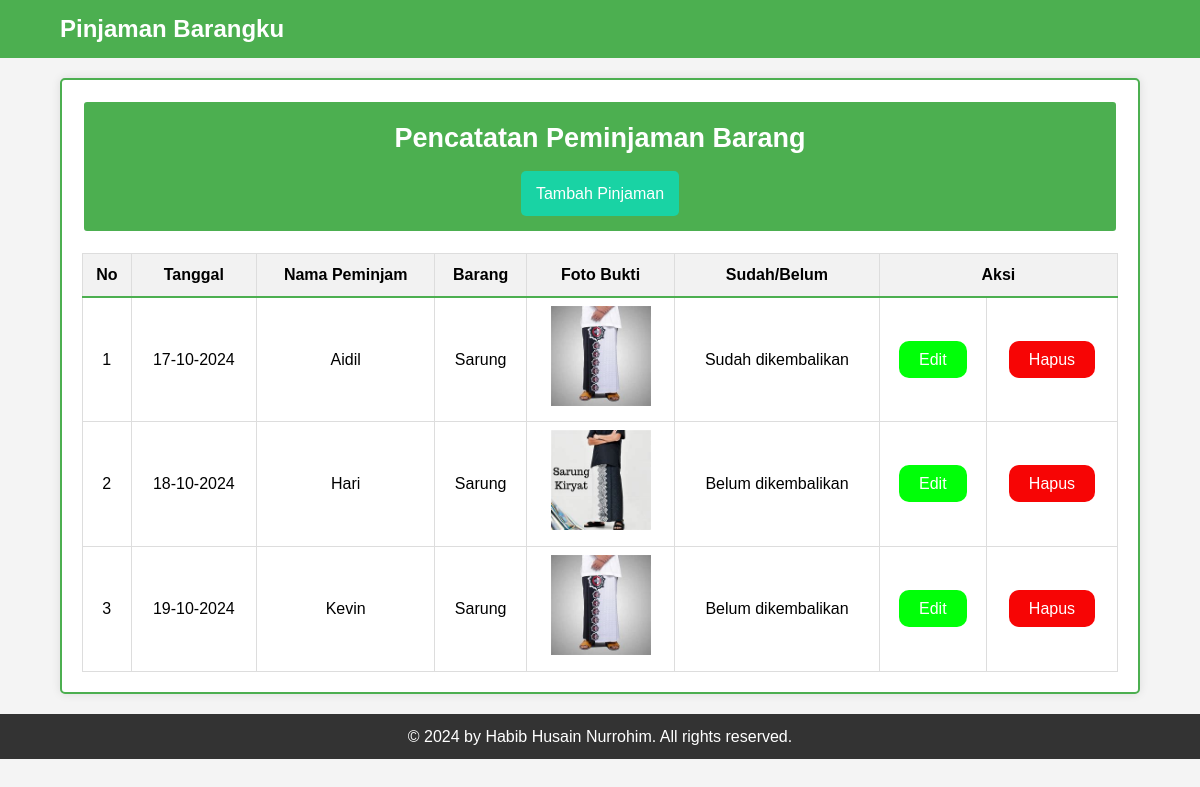
The page / on the database its author committed.
### tables this page shows
CREATE TABLE peminjaman_barang 
    (id INTEGER PRIMARY KEY AUTOINCREMENT, 
    nama_peminjam TEXT NOT NULL,
    barang TEXT NOT NULL, 
    foto TEXT NOT NULL, 
    sudah_belum TEXT NOT NULL, 
    tanggal TEXT NOT NULL );

### config.php (called while the page is built, shortened)
<?php
function database() {
    $db = new SQLite3(DB_ADD);
    return $db;
}

### functions.php (called while the page is built, shortened)
<?php
require "config.php";
function tampil_pinjaman_barang() {
    $tampil_pinjaman_barang = "SELECT * FROM " . TABLE_PEMINJAMAN;
    $tampil_pinjaman = database()->query($tampil_pinjaman_barang);
    $tampil = [];
    while($row = $tampil_pinjaman->fetchArray()) {
        $tampil[]=$row;
    }
    return $tampil;
}

### index.php (the view, shortened to what this page needs)
<?php
require "functions.php";
?>
<!DOCTYPE html>
<html lang="en">
<head>
    <link rel="stylesheet" href="css/style.css">
</head>
<body>
    <header class="navbar-header">
        <nav>
            <div class="navbar">
                <h1>Pinjaman Barangku</h1>
            </div>
        </nav>
    </header>
    <section>
        <div class="container">
            <div class="container-judul">
                <h2>Pencatatan Peminjaman Barang</h2>
                <a href="tambah_pinjaman.php">Tambah Pinjaman</a>
            </div>
            <div class="table">
            <table>
                <thead>
                    <tr>
                        <th>No</th>
                        <th>Tanggal</th>
                        <th>Nama Peminjam</th>
                        <th>Barang</th>
                        <th>Foto Bukti</th>
                        <th>Sudah/Belum</th>
                        <th colspan=2>Aksi</th>
                    </tr>
                </thead>
                <tbody>
                    <?php
                    $tampil = tampil_pinjaman_barang();
                    $no=1;
                    foreach ($tampil as $row):
                    ?>
                    <tr>
                        <td><?php echo $no; ?></td>
                        <td><?php echo date('d-m-Y',strtotime($row['tanggal'])); ?></td>
                        <td><?php echo $row['nama_peminjam']; ?></td>
                        <td><?php echo $row['barang']; ?></td>
                        <td><img src="image/<?php echo $row['foto']; ?>" alt="Foto Bukti"></td>
                        <td><?php echo $row['sudah_belum']; ?></td>
                        <td><a href="edit_pinjaman.php?id=<?php echo $row['id']; ?>">Edit</a></td>
                        <td><a href="hapus_pinjaman.php?id=<?php echo $row['id']; ?>" onclick="return confirm('Yakin Mau Hapus Data Pinjaman Ini???')">Hapus</a></td>
                    </tr>
                    <?php
                    $no++;
                    endforeach;
                    ?>
                </tbody>
            </table>
            </div>
        </div>
    </section>
    <footer>
        <p>&copy; 2024 by Habib Husain Nurrohim. All rights reserved.</p>
    </footer>
</body>
</html>

### css/style.css (style rules this page uses)
* { margin: 0; padding: 0; box-sizing: border-box; }
body { font-family: Arial, sans-serif; background-color: #f4f4f4; line-height: 1.6; }
.navbar-header { background: #4CAF50; color: white; padding: 10px 0; }
.navbar { width: 90%; margin: auto; display: flex; justify-content: space-between; align-items: center; }
.navbar h1 { font-size: 24px; }
.container { width: 90%; margin: 20px auto; background: white; padding: 20px; border-radius: 5px; border: 2px solid #4CAF50; box-shadow: 0 0 10px rgba(0, 0, 0, 0.1); }
.container-judul { background-color: #4CAF50; color: white; padding: 15px; border-radius: 5px; text-align: center; margin-bottom: 20px; border: 2px solid #fff; }
.container-judul h2 { font-size: 27px; margin-bottom: 10px; }
.container-judul a { display: inline-block; background-color: #19d3a4; color: white; padding: 10px 15px; border-radius: 5px; text-decoration: none; transition: background-color 0.3s; }
.table { margin-top: 20px; }
.table table { width: 100%; border-collapse: collapse; }
.table th, td { padding: 8px; text-align: center; border: 1px solid #ddd; }
.table th { background: #f2f2f2; }
.table th { border-bottom: 2px solid #4CAF50; }
.table td { border-bottom: 1px solid #ddd; }
.table img { max-width: 100px; height: auto; }
.table a { text-decoration: none; color: white; padding: 10px 20px; background-color: #00ff08; border-radius: 10px; }
.table td:last-child a { text-decoration: none; color: white; padding: 10px 20px; background-color: #f70505; border-radius: 10px; }
footer { background: #333; color: white; text-align: center; padding: 10px 0; position: relative; bottom: 0; width: 100%; margin-top: 20px; }

### rows shown on the page
peminjaman_barang: tanggal "17-10-2024", nama_peminjam "Aidil", barang "Sarung", foto (picture), sudah_belum "Sudah dikembalikan"
peminjaman_barang: tanggal "18-10-2024", nama_peminjam "Hari", barang "Sarung", foto (picture), sudah_belum "Belum dikembalikan"
peminjaman_barang: tanggal "19-10-2024", nama_peminjam "Kevin", barang "Sarung", foto (picture), sudah_belum "Belum dikembalikan"
